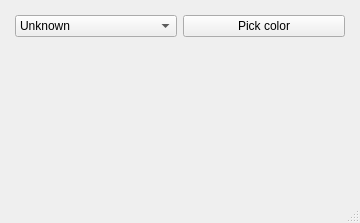
<?xml version="1.0" encoding="UTF-8"?>
<ui version="4.0">
 <class>MainWindow</class>
 <widget class="QMainWindow" name="MainWindow">
  <property name="geometry">
   <rect>
    <x>0</x>
    <y>0</y>
    <width>360</width>
    <height>223</height>
   </rect>
  </property>
  <property name="windowTitle">
   <string>Led Qt Designer example</string>
  </property>
  <widget class="QWidget" name="centralwidget">
   <layout class="QGridLayout" name="gridLayout">
    <property name="leftMargin">
     <number>15</number>
    </property>
    <property name="topMargin">
     <number>15</number>
    </property>
    <property name="rightMargin">
     <number>15</number>
    </property>
    <property name="bottomMargin">
     <number>15</number>
    </property>
    <item row="0" column="0">
     <widget class="QComboBox" name="status_combo">
      <item>
       <property name="text">
        <string>Unknown</string>
       </property>
      </item>
      <item>
       <property name="text">
        <string>On</string>
       </property>
      </item>
      <item>
       <property name="text">
        <string>Off</string>
       </property>
      </item>
      <item>
       <property name="text">
        <string>Warning</string>
       </property>
      </item>
      <item>
       <property name="text">
        <string>Error</string>
       </property>
      </item>
     </widget>
    </item>
    <item row="0" column="1">
     <widget class="QPushButton" name="pick_btn">
      <property name="text">
       <string>Pick color</string>
      </property>
     </widget>
    </item>
    <item row="1" column="1">
     <widget class="Led" name="color_led">
      <property name="toolTip">
       <string/>
      </property>
     </widget>
    </item>
    <item row="1" column="0">
     <widget class="Led" name="status_led">
      <property name="toolTip">
       <string/>
      </property>
     </widget>
    </item>
   </layout>
  </widget>
  <widget class="QMenuBar" name="menubar">
   <property name="geometry">
    <rect>
     <x>0</x>
     <y>0</y>
     <width>360</width>
     <height>22</height>
    </rect>
   </property>
  </widget>
  <widget class="QStatusBar" name="statusbar"/>
 </widget>
 <customwidgets>
  <customwidget>
   <class>Led</class>
   <extends>QWidget</extends>
   <header>accwidgets.led</header>
  </customwidget>
 </customwidgets>
 <resources/>
 <connections>
  <connection>
   <sender>status_combo</sender>
   <signal>activated(int)</signal>
   <receiver>status_led</receiver>
   <slot>setStatus(int)</slot>
   <hints>
    <hint type="sourcelabel">
     <x>61</x>
     <y>45</y>
    </hint>
    <hint type="destinationlabel">
     <x>74</x>
     <y>89</y>
    </hint>
   </hints>
  </connection>
 </connections>
</ui>
